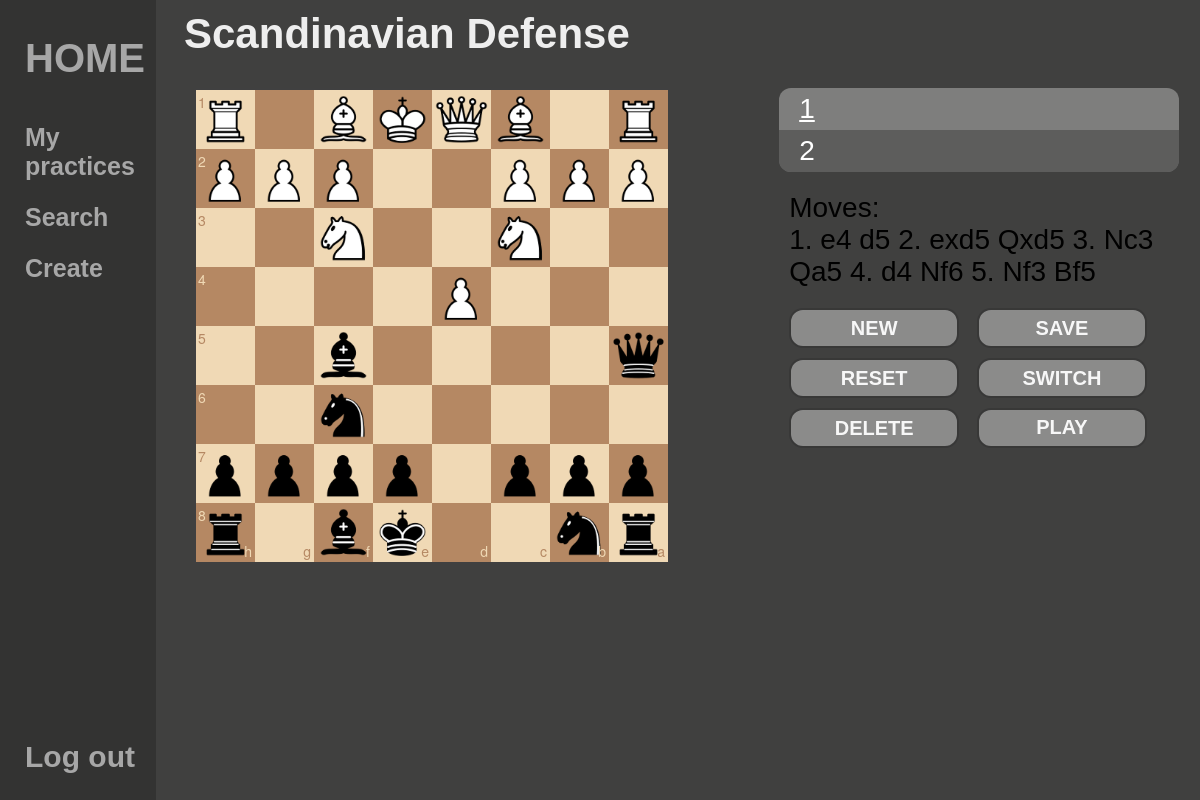
/courses/1/1 (signed in), run on the app's committed database.
### chess/models.py (models this page shows)
class Course(models.Model):
    owner = models.ForeignKey(User, on_delete=models.CASCADE)
    name = models.CharField(max_length=120)
    public = models.BooleanField(default=False)

class Task(models.Model):
    course = models.ForeignKey(Course, on_delete=models.CASCADE)
    side = models.CharField(max_length=5)
    moves = models.TextField(default="")
    pgn = models.TextField(default="")

### chess/views.py (the view)
# urls.py: path("courses/<str:course_id>/<int:task_id>", views.create, name="create"),
def create(request,course_id,task_id):
    course = Course.objects.get(pk=course_id, owner=request.user)
    tasks = Task.objects.filter(course=course)
    try:
        task = Task.objects.get(pk=task_id, course=course)
    except Task.DoesNotExist:
        return HttpResponseRedirect(reverse("create", kwargs={"course_id":course_id, "task_id":tasks[0].pk}))
    return render(request, "create.html", {
        "course" : course,
        "tasks" : tasks,
        "task" : task
    })

### chess/templates/create.html (shortened to what this page needs)
{% extends "layout.html" %}
{% load static %}
{% block style %}
<link rel="stylesheet" href="{% static "chessboardjs/css/chessboard-1.0.0.css" %}">
<link rel="stylesheet" href="{% static "create.css" %}">
{% endblock %}
{% block body %}
<h2 class="course-name">{{ course.name }}</h2>
<div class="container">
    <div class="board-container">
        <div id="myBoard"></div>
    </div>
    <div class="right-container">
        <div class="courses__table">
            <ul id="courses__list">
                {% for task in tasks %}
                    <li class="courses__item"><a href="{% url "create" course.id task.pk%}" class="courses__link" id={{task.pk}}>{{ forloop.counter }} </a></li>
                {% endfor %}
            </ul>
        </div>
        <div class="moves_list"><label for="#pgn">Moves:
            <div id="pgn">{{ task.pgn }}</div>
        </label></div>
        <div class="options__buttons">
            <button class="task-options" id="button__new">NEW</button>
            <button class="task-options" id="button__save">SAVE</button>
            <button class="task-options" id="button__reset">RESET</button>
            <button class="task-options" id="button__switch">SWITCH</button>
            <button class="task-options" id="button__delete">DELETE</button>
            <a href="{% url "practice" course.pk%}" class="task-options">PLAY</a>
        </div>
    </div>
</div>
{% endblock %}

### chess/static/layout.css (style rules this page uses)
body { font-family: sans-serif; background-color: #111110cc; }

### chess/static/create.css (style rules this page uses)
.course-name { margin: 10px; color: #eee; }
.container { display: grid; grid-template-columns: 65% 35%; }
.board-container { padding: 20px; grid-column: 1; grid-row: 1; }
#myBoard { width: 40vw; }
.right-container { padding: 20px; grid-column: 2; grid-row: 1; }
.courses__table { margin-right: 50px; margin-left: -70px; border-radius: 12px; background-color: #a7a7a799; width: 400px; max-height: 350px; overflow-y: scroll; }
.courses__table ul { padding-left: 0; margin-top: 0; margin-bottom: 0; }
.courses__item:nth-child(2n) { background-color: #0004; }
.courses__item:last-child { border-bottom-right-radius: 12px; border-bottom-left-radius: 12px; }
.courses__item { list-style-type: none; margin: 0; padding: 5px; padding-left: 20px; color: #ffffff; }
.courses__link { text-decoration: none; color: #ffffff; }
.moves_list { margin: 20px 0 20px -60px; width: 400px; max-height: 240px; overflow-y: auto; }
.options__buttons { margin: 20px 0 20px -60px; width: 400px; }
.task-options { border-radius: 14px; background-color: #a7a7a7bb; border: 2px solid #0009; width: 170px; height: 40px; text-align: center; margin: auto; cursor: pointer; color: #fffe; font-weight: bold; font-size: 20px; margin: 0 10px 10px 0; padding: 0; display: inline-block; outline: none; box-sizing: border-box; vertical-align: middle; }
a.task-options { text-decoration: none; padding-top: 6px; }

### data on the page
Course: name "Scandinavian Defense"
Task: pgn "1. e4 d5 2. exd5 Qxd5 3. Nc3 Qa5 4. d4 Nf6 5. Nf3 Bf5"
